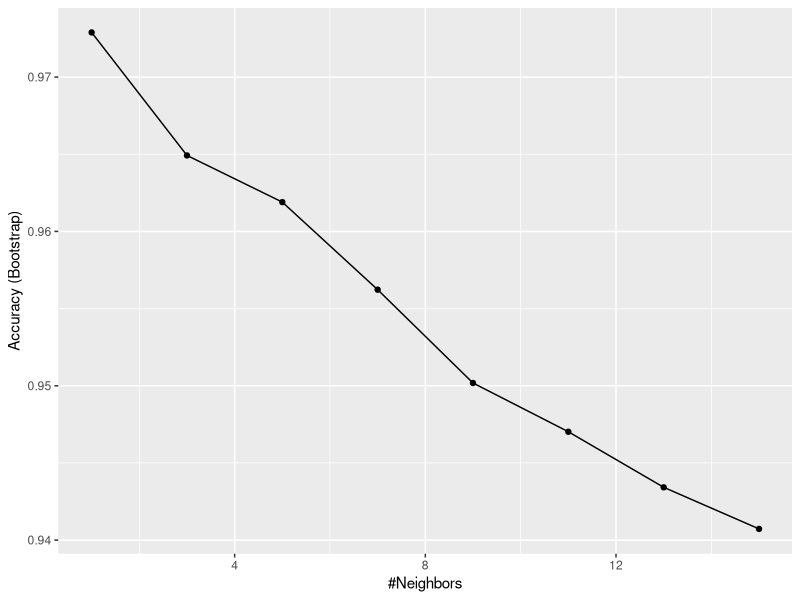
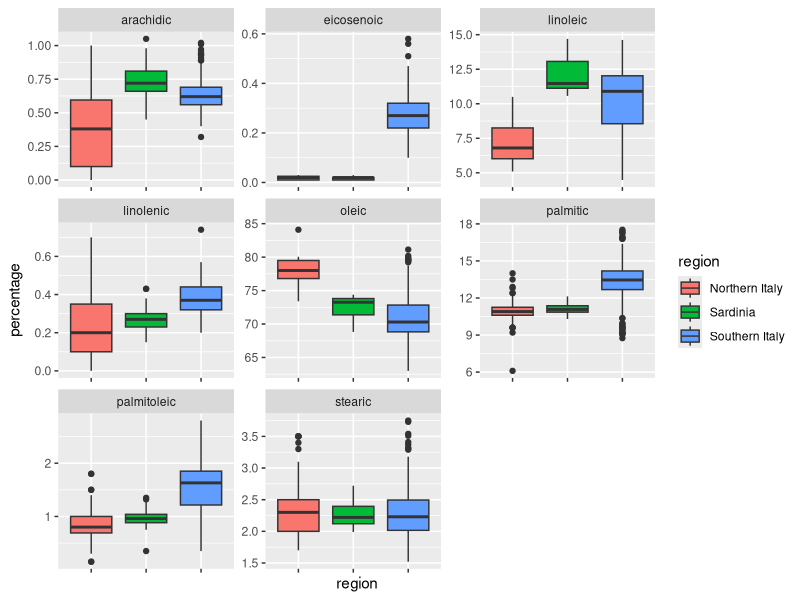
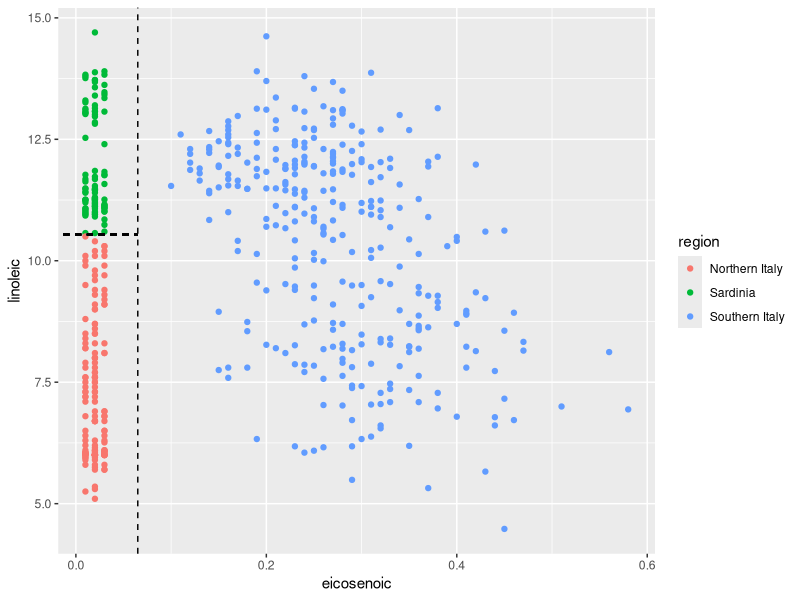
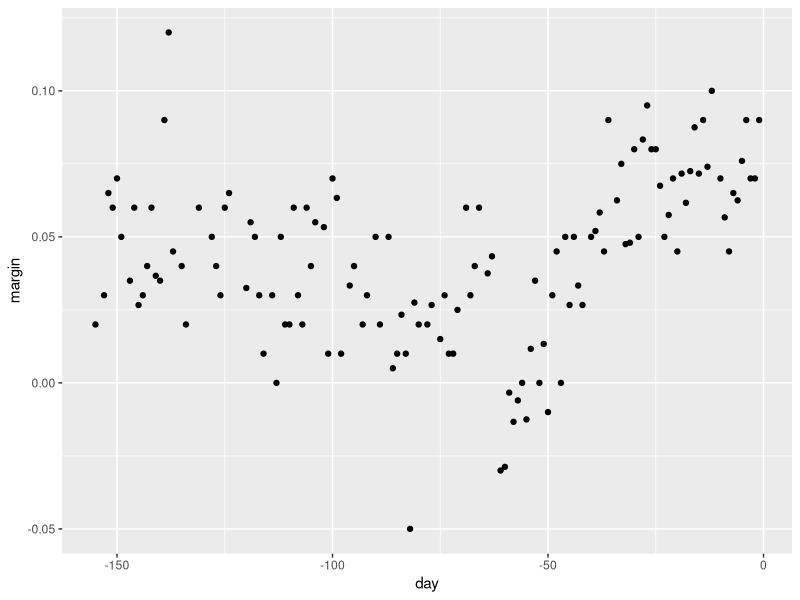
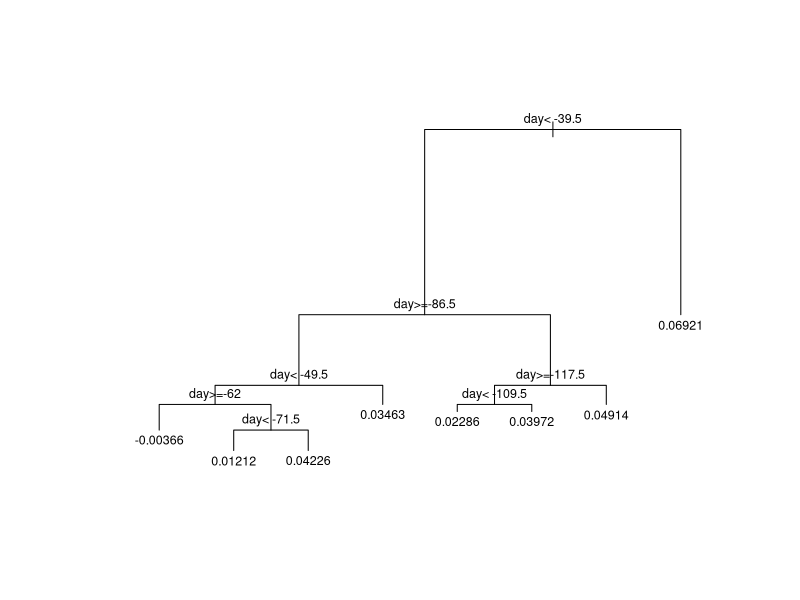
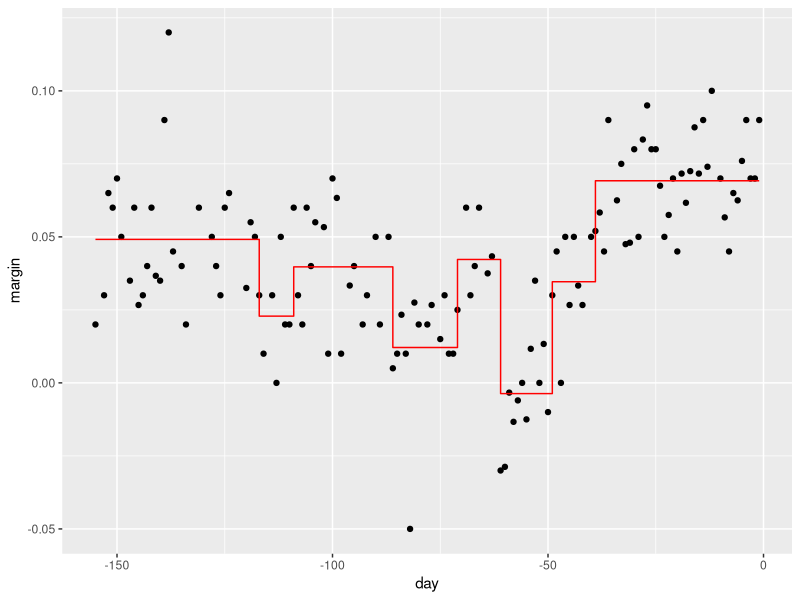
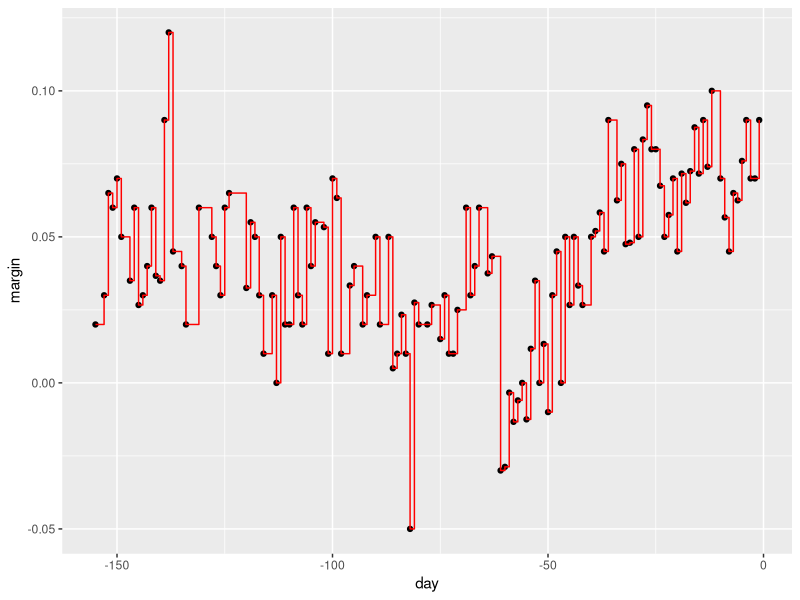
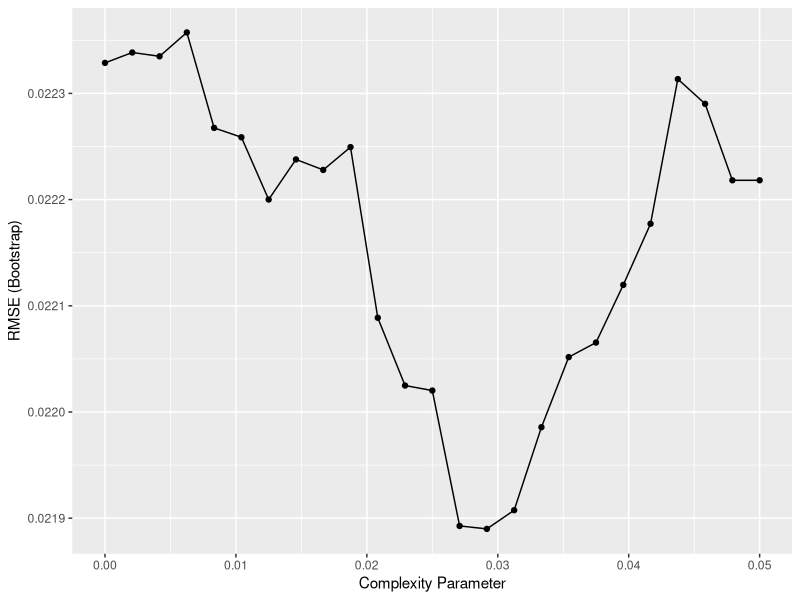

The R source for these figures, in order: (Note: this script raises an error after producing the figures.)
# Load data
library(tidyverse)
library(dslabs)
data("olive")
olive %>% as_tibble()
table(olive$region)
olive <- select(olive, -area)

# Predict region using KNN
library(caret)
fit <- train(region ~ .,  method = "knn", 
             tuneGrid = data.frame(k = seq(1, 15, 2)), 
             data = olive)
ggplot(fit)

# Plot distribution of each predictor stratified by region
olive %>% gather(fatty_acid, percentage, -region) %>%
  ggplot(aes(region, percentage, fill = region)) +
  geom_boxplot() +
  facet_wrap(~fatty_acid, scales = "free") +
  theme(axis.text.x = element_blank())

gathered_olive <-olive %>% gather(fatty_acid, percentage, -region)

# plot values for eicosenoic and linoleic
p <- olive %>% 
  ggplot(aes(eicosenoic, linoleic, color = region)) + 
  geom_point()
p + geom_vline(xintercept = 0.065, lty = 2) + 
  geom_segment(x = -0.2, y = 10.54, xend = 0.065, yend = 10.54, color = "black", lty = 2)

# load data for regression tree
data("polls_2008")
qplot(day, margin, data = polls_2008)

library(rpart)
fit <- rpart(margin ~ ., data = polls_2008)

# visualize the splits 
plot(fit, margin = 0.1)
text(fit, cex = 0.75)

polls_2008 %>% 
  mutate(y_hat = predict(fit)) %>% 
  ggplot() +
  geom_point(aes(day, margin)) +
  geom_step(aes(day, y_hat), col="red")

# change parameters
fit <- rpart(margin ~ ., data = polls_2008, control = rpart.control(cp = 0, minsplit = 2))
polls_2008 %>% 
  mutate(y_hat = predict(fit)) %>% 
  ggplot() +
  geom_point(aes(day, margin)) +
  geom_step(aes(day, y_hat), col="red")

# use cross validation to choose cp
library(caret)
train_rpart <- train(margin ~ ., method = "rpart", tuneGrid = data.frame(cp = seq(0, 0.05, len = 25)), data = polls_2008)
ggplot(train_rpart)

# access the final model and plot it
plot(train_rpart$finalModel, margin = 0.1)
text(train_rpart$finalModel, cex = 1)

polls_2008 %>% 
  mutate(y_hat = predict(train_rpart)) %>% 
  ggplot() +
  geom_point(aes(day, margin)) +
  geom_step(aes(day, y_hat), col="red")

# prune the tree 
pruned_fit <- prune(fit, cp = 0.01)

# fit a classification tree and plot it
train_rpart <- train(y ~ .,
                     method = "rpart",
                     tuneGrid = data.frame(cp = seq(0.0, 0.1, len = 25)),
                     data = mnist_27$train)
plot(train_rpart)

# compute accuracy
confusionMatrix(predict(train_rpart, mnist_27$test), 
                mnist_27$test$y)$overall["Accuracy"]

install.packages("randomForest")
library(randomForest)
fit <- randomForest(margin~., data = polls_2008) 
plot(fit)

polls_2008 %>%
  mutate(y_hat = predict(fit, newdata = polls_2008)) %>% 
  ggplot() +
  geom_point(aes(day, margin)) +
  geom_line(aes(day, y_hat), col="red")

train_rf <- randomForest(y ~ ., data=mnist_27$train)
confusionMatrix(predict(train_rf, mnist_27$test), mnist_27$test$y)$overall["Accuracy"]

# use cross validation to choose parameter1
train_rf_2 <- train(y ~ .,
                    method = "Rborist",
                    tuneGrid = data.frame(predFixed = 2, minNode = c(3, 50)),
                    data = mnist_27$train)
confusionMatrix(predict(train_rf_2, mnist_27$test), mnist_27$test$y)$overall["Accuracy"]

#comprehension check
#Q1

library(rpart)
n <- 1000
sigma <- 0.25
# set.seed(1) # if using R 3.5 or ealier
set.seed(1, sample.kind = "Rounding") # if using R 3.6 or later
x <- rnorm(n, 0, 1)
y <- 0.75 * x + rnorm(n, 0, sigma)
dat <- data.frame(x = x, y = y)

fit <- rpart(y~., data=dat)
plot(fit,margin = 0.1)
text(fit, cex=0.75)

dat %>% 
  mutate(y_hat = predict(fit)) %>% 
  ggplot() +
  geom_point(aes(x, y)) +
  geom_step(aes(x, y_hat),col="red")

library(randomForest)
fit <- randomForest(y~ x, data=dat)
  dat %>% 
  mutate(y_hat = predict(fit)) %>% 
  ggplot() +
  geom_point(aes(x, y)) +
  geom_step(aes(x, y_hat), col = "red")
  
plot(fit)

library(randomForest)
fit <- randomForest(y~x,data = dat,nodesize=50, maxnodes=25) 
  dat %>% 
  mutate(y_hat = predict(fit)) %>% 
  ggplot() +
  geom_step(aes(x, y_hat), col = "red")
